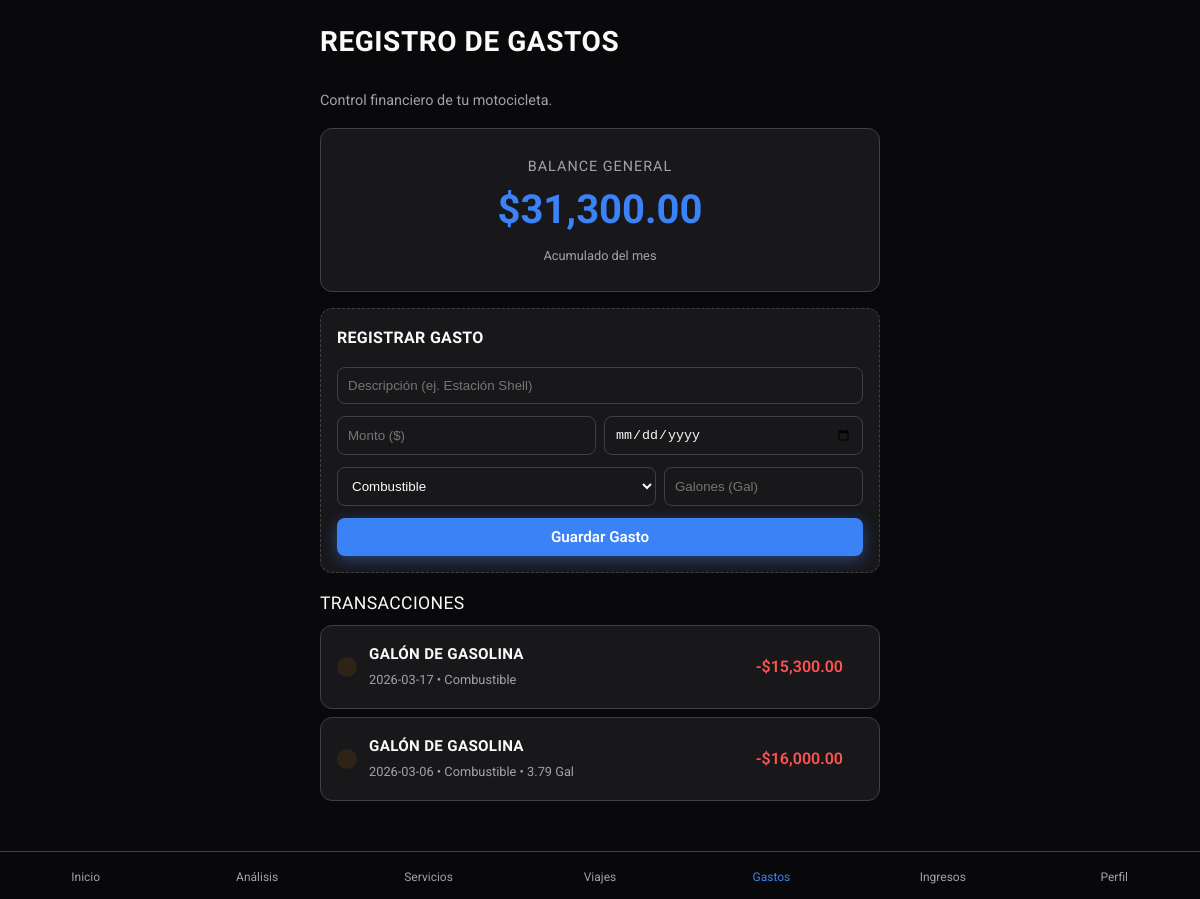
Before: /expenses with the older database file.
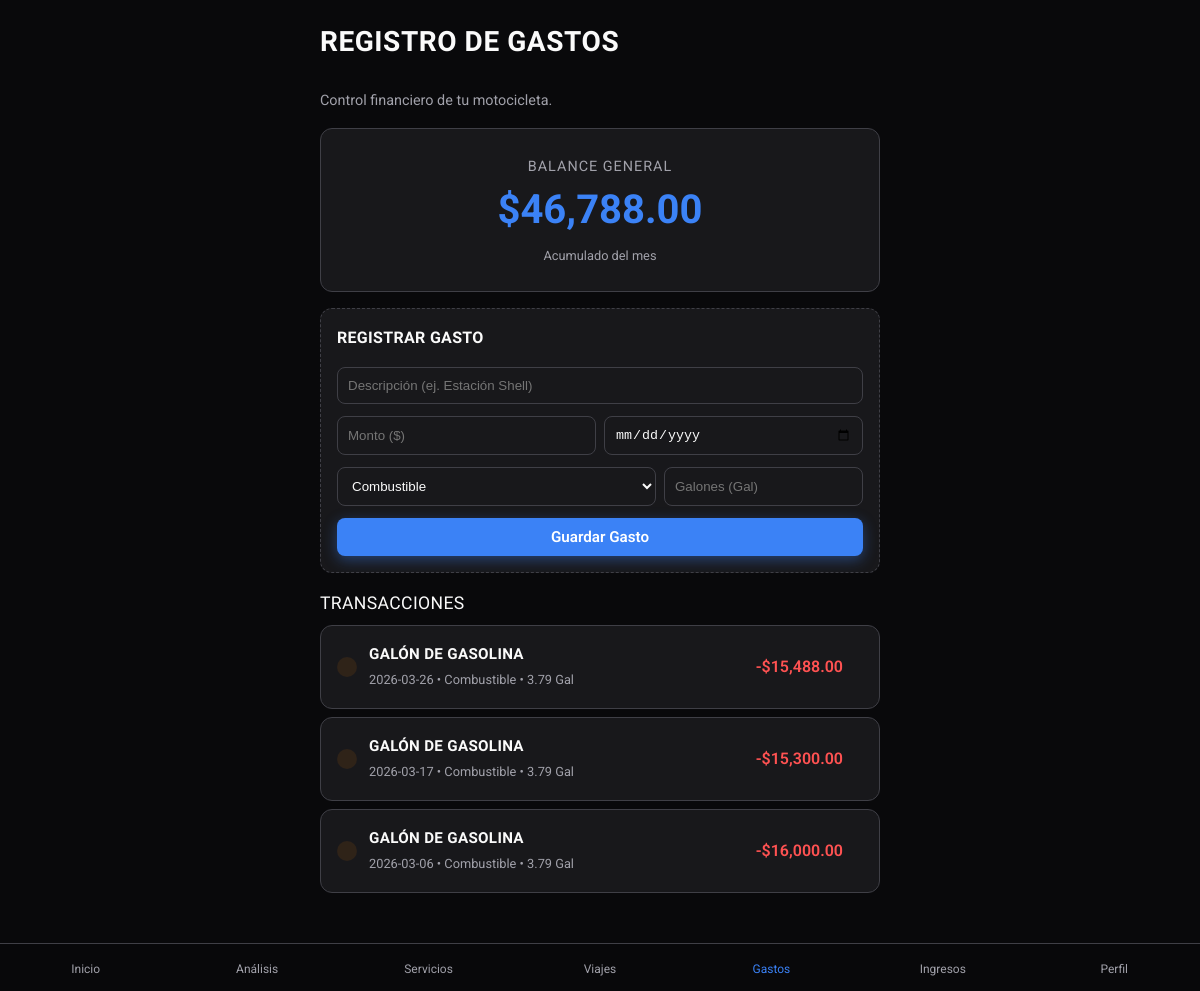
After: the same page with the newer database file.
### tables this page shows
CREATE TABLE expenses (
                id TEXT PRIMARY KEY,
                motorcycle_id TEXT NOT NULL,
                amount REAL NOT NULL,
                category TEXT NOT NULL,
                date TEXT NOT NULL,
                description TEXT, liters REAL DEFAULT 0.0,
                FOREIGN KEY (motorcycle_id) REFERENCES motorcycles (id)
            );

### app.py (the view, shortened to what this page needs)
    @app.route("/expenses", methods=["GET", "POST"])
    def expenses_view():
        from motorcycles.services import motorcycle_service
        from expenses.services import expense_service
        from flask import request, redirect, url_for
        moto = motorcycle_service.get_all()[0] if motorcycle_service.get_all() else None
        expenses = expense_service.get_by_motorcycle_id(moto.id) if moto else []
        expenses.sort(key=lambda x: x.date, reverse=True)
        total_month = sum(e.amount for e in expenses)  # Simplificación para demo
        return render_template(
            "expenses.html", expenses=expenses, total_month=total_month
        )

### expenses/services.py (called while the page is built)
    def get_by_motorcycle_id(self, motorcycle_id: str) -> List[Expense]:
        conn = get_db_connection()
        expenses = []
        try:
            cursor = conn.cursor()
            cursor.execute(
                "SELECT * FROM expenses WHERE motorcycle_id = ?", (motorcycle_id,)
            )
            rows = cursor.fetchall()
            for row in rows:
                expense = Expense(
                    motorcycle_id=row["motorcycle_id"],
                    amount=row["amount"],
                    category=row["category"],
                    date=row["date"],
                    description=row["description"],
                    liters=row["liters"] if "liters" in row.keys() else 0.0,
                )
                expense.id = row["id"]
                expenses.append(expense)
        finally:
            conn.close()
        return expenses

### infrastructure/db.py (called while the page is built)
def get_db_connection():
    conn = sqlite3.connect(DB_PATH)
    conn.row_factory = sqlite3.Row  # Permite acceder a las columnas por nombre
    return conn

### motorcycles/services.py (called while the page is built)
    def get_all(self) -> List[Motorcycle]:
        conn = get_db_connection()
        motos = []
        try:
            cursor = conn.cursor()
            cursor.execute("SELECT * FROM motorcycles")
            rows = cursor.fetchall()
            for row in rows:
                moto = Motorcycle(
                    make=row["make"],
                    model=row["model"],
                    year=row["year"],
                    vin=row["vin"],
                    current_mileage=row["current_mileage"],
                    oil_change_interval=row["oil_change_interval"],
                )
                moto.id = row["id"]
                motos.append(moto)
        finally:
            conn.close()
        return motos

### templates/expenses.html (shortened to what this page needs)
{% extends "base.html" %} {% block title %}Gastos | MotoLog{% endblock %} {%
block content %}
<header class="fade-in" style="animation-delay: 0.1s">
  <h1 class="page-title">Registro de Gastos</h1>
  <p class="text-muted mb-4">Control financiero de tu motocicleta.</p>
</header>
<section class="fade-in" style="animation-delay: 0.2s">
  <div class="card" style="text-align: center; padding: 24px 20px">
    <span
      class="text-muted"
      style="font-size: 0.9rem; text-transform: uppercase; letter-spacing: 1px"
      >Balance General</span
    >
    <div class="card-value" style="font-size: 2.5rem; margin: 12px 0">
      ${{ "{:,.2f}".format(total_month) }}
    </div>
    <div
      style="
        display: flex;
        justify-content: center;
        gap: 16px;
        margin-top: 16px;
      "
    >
      <div style="display: flex; align-items: center; gap: 6px">
        <span class="text-muted" style="font-size: 0.8rem"
          >Acumulado del mes</span
        >
      </div>
    </div>
  </div>
  <div
    class="card fade-in mb-4 mt-4"
    style="
      padding: 16px;
      animation-delay: 0.25s;
      border: 1px dashed var(--border-color);
    "
  >
    <h4 style="margin: 0 0 16px 0">Registrar Gasto</h4>
    <form
      action="{{ url_for('expenses_view') }}"
      method="POST"
      style="display: flex; flex-direction: column; gap: 12px"
    >
      <input
        type="text"
        name="description"
        placeholder="Descripción (ej. Estación Shell)"
        required
        class="form-control"
        style="
          padding: 10px;
          border-radius: 8px;
          border: 1px solid var(--border-color);
          background: var(--bg-primary);
          color: var(--text-primary);
        "
      />
      <div style="display: flex; gap: 8px">
        <input
          type="number"
          step="0.01"
          name="amount"
          placeholder="Monto ($)"
          required
          class="form-control"
          style="
            flex: 1;
            padding: 10px;
            border-radius: 8px;
            border: 1px solid var(--border-color);
            background: var(--bg-primary);
            color: var(--text-primary);
          "
        />
        <input
          type="date"
          name="date"
          required
          class="form-control"
          style="
            flex: 1;
            padding: 10px;
            border-radius: 8px;
            border: 1px solid var(--border-color);
            background: var(--bg-primary);
            color: var(--text-primary);
          "
        />
      </div>
      <div style="display: flex; gap: 8px">
        <select
          id="expenseCategory"
          name="category"
          class="form-control"
          style="
            flex: 2;
            padding: 10px;
            border-radius: 8px;
            border: 1px solid var(--border-color);
            background: var(--bg-primary);
            color: var(--text-primary);
          "
          onchange="toggleLiters()"
        >
          <option value="Combustible">Combustible</option>
        </select>
        <input
          id="litersInput"
          type="number"
          step="0.01"
          name="liters"
          placeholder="Galones (Gal)"
          class="form-control"
          style="
            flex: 1;
            padding: 10px;
            border-radius: 8px;
            border: 1px solid var(--border-color);
            background: var(--bg-primary);
            color: var(--text-primary);
          "
        />
      </div>
      <button type="submit" class="btn btn-primary mt-2">Guardar Gasto</button>
    </form>
  </div>
  <div class="flex-between mb-2">
    <h3 style="font-size: 1.1rem; font-weight: 500">Transacciones</h3>
  </div>
  {% if expenses %} {% for expense in expenses %}
  <div
    class="card fade-in"
    style="padding: 16px; margin-bottom: 8px; animation-delay: 0.3s"
  >
    <div class="flex-between">
      <div style="display: flex; align-items: center; gap: 12px">
        <div
          style="
            background: rgba(242, 125, 0, 0.1);
            padding: 10px;
            border-radius: 10px;
          "
        >
        </div>
        <div>
          <h4 style="font-size: 0.95rem; margin: 0">
            {{ expense.description }}
          </h4>
          <span class="text-muted" style="font-size: 0.8rem"
            >{{ expense.date }} • {{ expense.category }}
            {% if expense.category == 'Combustible' and expense.liters > 0 %}
            • {{ expense.liters }} Gal
            {% endif %}
          </span>
        </div>
      </div>
      <div style="display: flex; align-items: center; gap: 10px">
        <span style="font-weight: 600; color: #ff5252"
          >-${{ "{:,.2f}".format(expense.amount) }}</span
        >
      </div>
    </div>
  </div>
  {% endfor %} {% else %}
  <p class="text-muted text-center mt-4">No hay gastos registrados aún.</p>
  {% endif %}
</section>
{% endblock %}

### templates/base.html (shortened to what this page needs)
<!doctype html>
<html lang="es">
  <head>
    <link
      rel="stylesheet"
      href="{{ url_for('static', filename='css/styles.css') }}"
    />
  </head>
  <body>
    <main class="container">{% block content %}{% endblock %}</main>
    <nav class="bottom-nav">
      <a
        href="{{ url_for('index') }}"
        class="nav-item {% if request.path == '/' %}active{% endif %}"
      >
        <span>Inicio</span>
      </a>
      <a
        href="{{ url_for('analytics_view') }}"
        class="nav-item {% if request.path == '/analytics' %}active{% endif %}"
      >
        <span>Análisis</span>
      </a>
      <a
        href="{{ url_for('services_view') }}"
        class="nav-item {% if request.path == '/services' %}active{% endif %}"
      >
        <span>Servicios</span>
      </a>
      <a
        href="{{ url_for('trips_view') }}"
        class="nav-item {% if request.path == '/trips' %}active{% endif %}"
      >
        <span>Viajes</span>
      </a>
      <a
        href="{{ url_for('expenses_view') }}"
        class="nav-item {% if request.path == '/expenses' %}active{% endif %}"
      >
        <span>Gastos</span>
      </a>
      <a
        href="{{ url_for('incomes_view') }}"
        class="nav-item {% if request.path == '/incomes' %}active{% endif %}"
      >
        <span>Ingresos</span>
      </a>
      <a
        href="{{ url_for('profile_view') }}"
        class="nav-item {% if request.path == '/profile' %}active{% endif %}"
      >
        <span>Perfil</span>
      </a>
    </nav>
  </body>
</html>

### static/css/styles.css (style rules this page uses)
:root { --bg-color: #09090b; --bg-card: #18181b; --bg-card-hover: #27272a; --text-primary: #fafafa; --text-secondary: #a1a1aa; --accent-blue: #3b82f6; --accent-blue-hover: #2563eb; --accent-orange: #ef4444; --accent-orange-hover: #dc2626; --border-color: #3f3f46; --nav-bg: rgba(9, 9, 11, 0.85); --transition-speed: 0.3s; --border-radius: 12px; }
* { box-sizing: border-box; margin: 0; padding: 0; -webkit-tap-highlight-color: transparent; }
body { font-family: "Roboto", sans-serif; background-color: var(--bg-color); color: var(--text-primary); line-height: 1.6; min-height: 100vh; display: flex; flex-direction: column; }
.fade-in { animation: fadeIn 0.5s cubic-bezier(0.4, 0, 0.2, 1) forwards; }
.container { max-width: 600px; margin: 0 auto; padding: 20px; width: 100%; padding-bottom: 90px; }
h1, h2, h3, h4, h5, h6 { font-family: "Rajdhani", sans-serif; font-weight: 700; text-transform: uppercase; letter-spacing: 0.02em; }
.page-title { font-size: 1.75rem; margin-bottom: 24px; }
.text-muted { color: var(--text-secondary); font-size: 0.9rem; }
.card { background-color: var(--bg-card); border: 1px solid var(--border-color); border-radius: var(--border-radius); padding: 20px; margin-bottom: 16px; transition: transform var(--transition-speed), background-color var(--transition-speed), box-shadow var(--transition-speed); position: relative; overflow: hidden; }
.card-value { font-size: 2rem; font-weight: 700; color: var(--accent-blue); line-height: 1; margin: 8px 0; }
.btn { display: inline-flex; align-items: center; justify-content: center; padding: 10px 20px; border-radius: 8px; font-weight: 600; font-size: 0.95rem; font-family: "Roboto", sans-serif; cursor: pointer; transition: all var(--transition-speed); border: none; outline: none; }
.btn-primary { background-color: var(--accent-blue); color: #fff; box-shadow: 0 4px 14px rgba(59, 130, 246, 0.4); }
.bottom-nav { position: fixed; bottom: 0; left: 0; width: 100%; background-color: var(--nav-bg); backdrop-filter: blur(12px); -webkit-backdrop-filter: blur(12px); border-top: 1px solid var(--border-color); display: flex; justify-content: space-around; padding: 12px 0; z-index: 99; padding-bottom: calc(12px + env(safe-area-inset-bottom)); }
.nav-item { display: flex; flex-direction: column; align-items: center; color: var(--text-secondary); text-decoration: none; font-size: 0.75rem; flex: 1; transition: color var(--transition-speed); }
.nav-item:hover, .nav-item.active { color: var(--accent-blue); }
.flex-between { display: flex; justify-content: space-between; align-items: center; }
.mt-4 { margin-top: 16px; }
.mb-4 { margin-bottom: 16px; }
.mb-2 { margin-bottom: 8px; }

Changed rows visible on the page:
added expenses: description "GALÓN DE GASOLINA", date "2026-03-26", category "Combustible", liters "3.79", amount "15,488.00"
changed expenses (number 2 of 3 on the later page): liters (not shown) → "3.79"
Other visible differences:
{{ "{:,.2f}".format(total_month) }}: "31,300.00" → "46,788.00"
